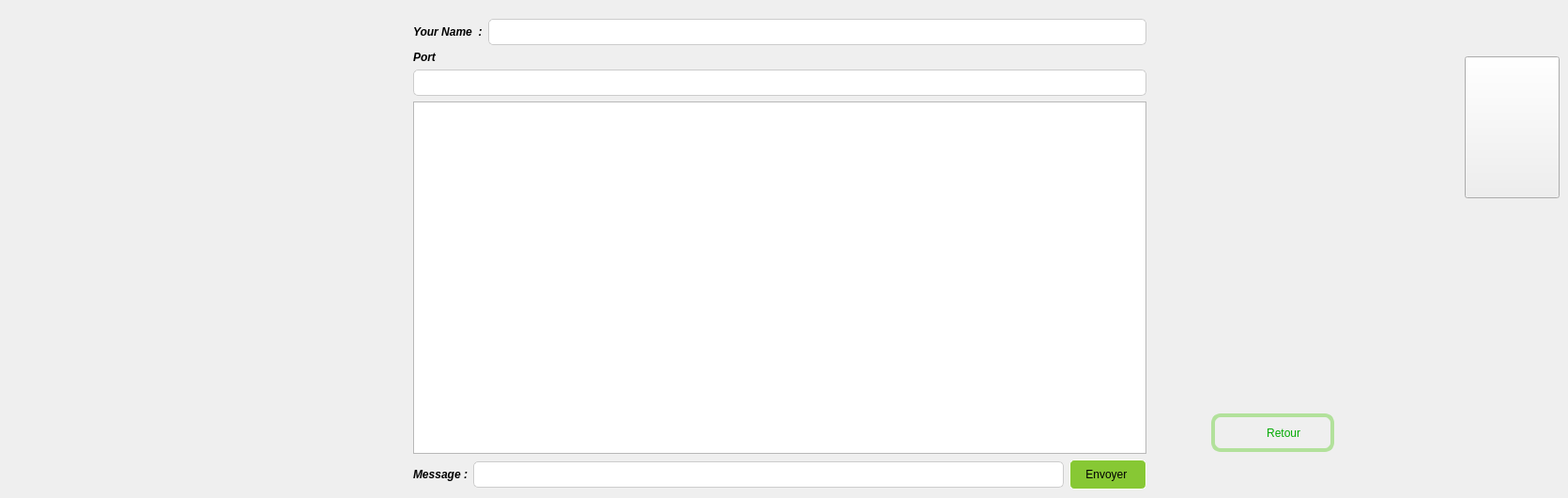
    <widget class="QWidget" name="page">
     <widget class="QWidget" name="layoutWidget">
      <property name="geometry">
       <rect>
        <x>440</x>
        <y>20</y>
        <width>781</width>
        <height>501</height>
       </rect>
      </property>
      <layout class="QVBoxLayout" name="verticalLayout">
       <item>
        <layout class="QHBoxLayout" name="horizontalLayout_2">
         <item>
          <widget class="QLabel" name="label_2">
           <property name="font">
            <font>
             <weight>75</weight>
             <italic>true</italic>
             <bold>true</bold>
            </font>
           </property>
           <property name="text">
            <string>Your Name  :</string>
           </property>
          </widget>
         </item>
         <item>
          <widget class="QLineEdit" name="nickname">
           <property name="styleSheet">
            <string notr="true">QLineEdit {
    background-color: white;
    border: 1px solid #ccc;
    border-radius: 5px;
    padding: 5px;
    color: #333;
}

QLineEdit:hover {
    border: 1px solid #aaa;
}

QLineEdit:focus {
    border: 1px solid #007acc;
    background-color: #ffffff;
}
</string>
           </property>
          </widget>
         </item>
        </layout>
       </item>
       <item>
        <widget class="QLabel" name="label_16">
         <property name="font">
          <font>
           <weight>75</weight>
           <italic>true</italic>
           <bold>true</bold>
          </font>
         </property>
         <property name="text">
          <string>Port</string>
         </property>
        </widget>
       </item>
       <item>
        <widget class="QLineEdit" name="port_2">
         <property name="styleSheet">
          <string notr="true">QLineEdit {
    background-color: white;
    border: 1px solid #ccc;
    border-radius: 5px;
    padding: 5px;
    color: #333;
}

QLineEdit:hover {
    border: 1px solid #aaa;
}

QLineEdit:focus {
    border: 1px solid #007acc;
    background-color: #ffffff;
}
</string>
         </property>
        </widget>
       </item>
       <item>
        <widget class="QTextEdit" name="textEdit"/>
       </item>
       <item>
        <layout class="QHBoxLayout" name="horizontalLayout">
         <item>
          <widget class="QLabel" name="label_4">
           <property name="font">
            <font>
             <weight>75</weight>
             <italic>true</italic>
             <bold>true</bold>
            </font>
           </property>
           <property name="text">
            <string>Message :</string>
           </property>
          </widget>
         </item>
         <item>
          <widget class="QLineEdit" name="message">
           <property name="styleSheet">
            <string notr="true">QLineEdit {
    background-color: white;
    border: 1px solid #ccc;
    border-radius: 5px;
    padding: 5px;
    color: #333;
}

QLineEdit:hover {
    border: 1px solid #aaa;
}

QLineEdit:focus {
    border: 1px solid #007acc;
    background-color: #ffffff;
}
</string>
           </property>
          </widget>
         </item>
         <item>
          <widget class="QPushButton" name="send">
           <property name="styleSheet">
            <string notr="true">QPushButton {
	
	font: 12pt &quot;MV Boli&quot;;
    background-color: #87c834;
    border: 1px solid #ffffff;
    border-radius: 5px;
    color: black;
    padding: 8px 16px;
}

QPushButton:hover {
    background-color: #6CAD83;
}

</string>
           </property>
           <property name="text">
            <string>Envoyer </string>
           </property>
          </widget>
         </item>
        </layout>
       </item>
      </layout>
     </widget>
     <widget class="QPushButton" name="pushButton_16">
      <property name="geometry">
       <rect>
        <x>1560</x>
        <y>60</y>
        <width>101</width>
        <height>151</height>
       </rect>
      </property>
      <property name="styleSheet">
       <string notr="true">image: url(:/logo ....png);
border-image: url(:/logo ....png);</string>
      </property>
      <property name="text">
       <string/>
      </property>
     </widget>
     <widget class="QPushButton" name="retour_image_produit_3">
      <property name="geometry">
       <rect>
        <x>1290</x>
        <y>440</y>
        <width>131</width>
        <height>41</height>
       </rect>
      </property>
      <property name="styleSheet">
       <string notr="true">font:10pt&quot;Centaur&quot;;
color:rgb(0,170,0);
border-radius:10px;
border:4px solid rgb(178,225,155);</string>
      </property>
      <property name="text">
       <string>       Retour</string>
      </property>
     </widget>
    </widget>
